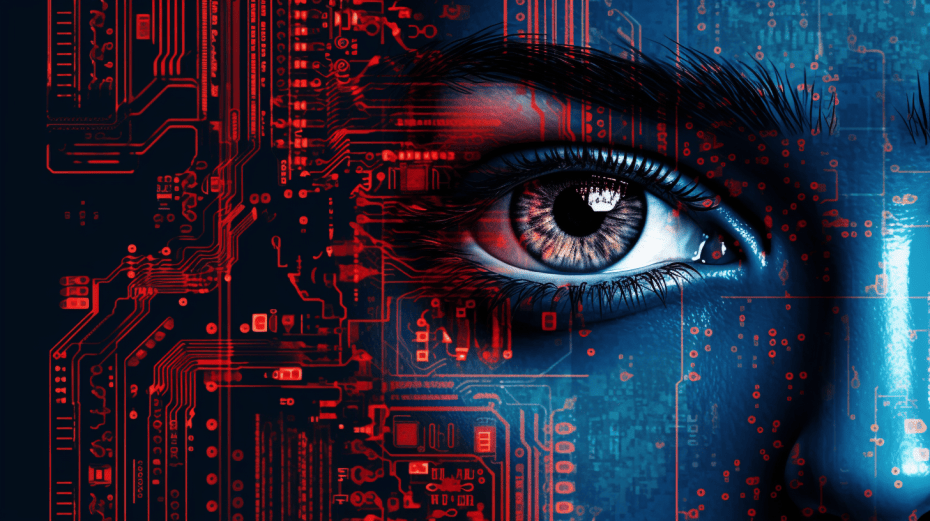
#> input picture MV_Course/images/MachineVision1.png, 930 x 521 px
$ jupyter execute T1_06_opencv.ipynb
#> lines starting #> are read from the running program, lines starting #| are printed output that depends on the picture; after the words box and inside, x2 and y2 are one past the last pixel; in counts of white or black regions, pixels touching at a corner belong together
# <div style="direction:rtl;text-align:right;font-family:B Lotus, B Nazanin, Tahoma">عملیات بیتی (Bitwise Operations) و نقاب‌گذاری تصویر (Masking)</div>

<div style="direction:rtl;text-align:right;font-family:Tahoma">

[cell 1]
import cv2
import numpy as np
import matplotlib.pyplot as plt

[cell 2]
circle = np.zeros((400,400),'uint8')
cv2.circle(circle ,(200,200),150,(255,255,255),-1)
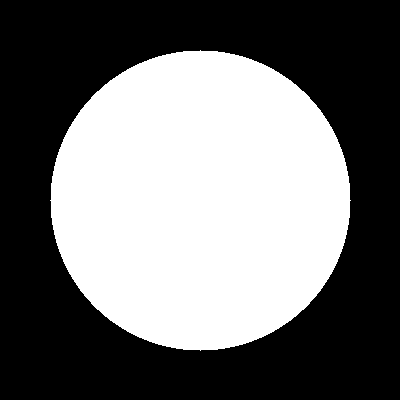
#> circle: shape (400, 400); 44.2% white; 1 white region, box (x1, y1, x2, y2) and area: (50, 50, 351, 351) 70681


rectangle = np.zeros((400,400),'uint8')
cv2.rectangle(rectangle ,(100,50),(300,350),(255,255,255),-1)
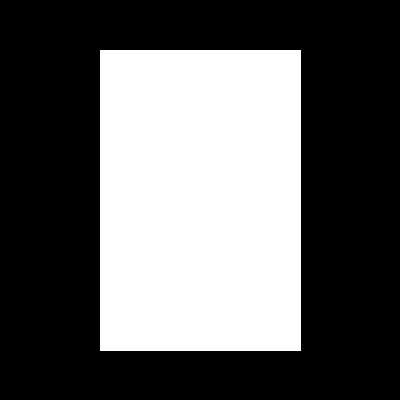
#> rectangle: shape (400, 400); 37.8% white; 1 white region, box (x1, y1, x2, y2) and area: (100, 50, 301, 351) 60501

plt.figure(figsize=[12,8])
plt.subplot(121);plt.imshow(rectangle ,cmap='gray');plt.title("Rectangle");
plt.subplot(122);plt.imshow(circle,cmap='gray');plt.title("Circle");
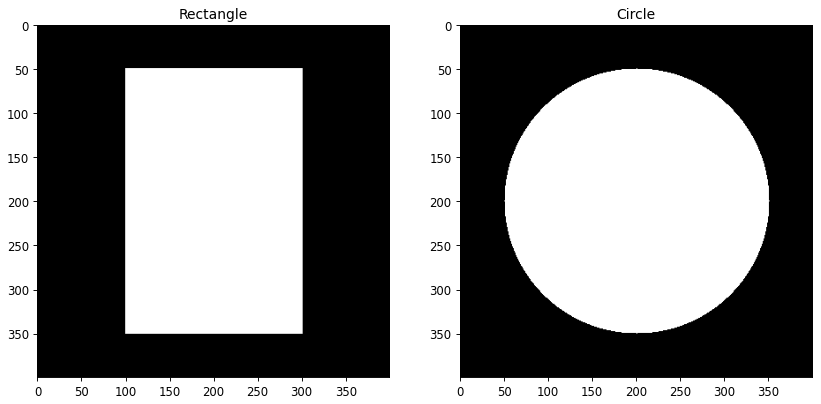
#> figure drawn by matplotlib, 2 panels

## <div style="direction:rtl;text-align:right;font-family:B Lotus, B Nazanin, Tahoma">عملیات بیتی تصویر در OpenCV</div>
<ul>
    <li>bitwise_and</li>
    <li>bitwise_or</li>
    <li>bitwise_xor</li>
    <li>bitwise_not</li>
</ul>

[cell 3]
# Shows only where they intersect
bitwise_and = cv2.bitwise_and( rectangle , circle )

# Shows where either rectangle or circle is
bitwise_or  = cv2.bitwise_or( rectangle , circle )

# Shows where either exist by itself
bitwise_xor = cv2.bitwise_xor( rectangle , circle )

# Shows everything that isn't part of the rectangle
bitwise_not = cv2.bitwise_not( rectangle )


#show
plt.figure(figsize=[12,6])
plt.subplot(242);plt.imshow(rectangle,cmap='gray');plt.title("Rectangle");
plt.subplot(243);plt.imshow(circle,cmap='gray');plt.title("Circle");
plt.subplot(245);plt.imshow(bitwise_and,cmap='gray');plt.title("And");
plt.subplot(246);plt.imshow(bitwise_or,cmap='gray');plt.title("Or");
plt.subplot(247);plt.imshow(bitwise_xor,cmap='gray');plt.title("Xor");
plt.subplot(248);plt.imshow(bitwise_not,cmap='gray');plt.title("not (Rectangle)");
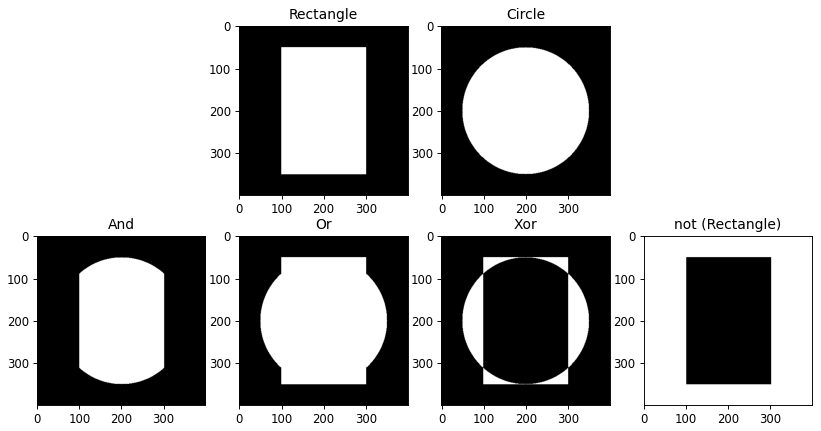
#> figure drawn by matplotlib, 6 panels

## <div style="direction:rtl;text-align:right;font-family:B Lotus, B Nazanin, Tahoma">مثال عملی با تصویر رنگی</div>

[cell 4]
import cv2
import numpy as np
import matplotlib.pyplot as plt

img = cv2.imread('./images/MachineVision1.png')
#> img is the input picture: shape (521, 930, 3); mean B, G, R 56.7, 38.6, 39
croped_img = img[ 0:500 ,300:800 ]
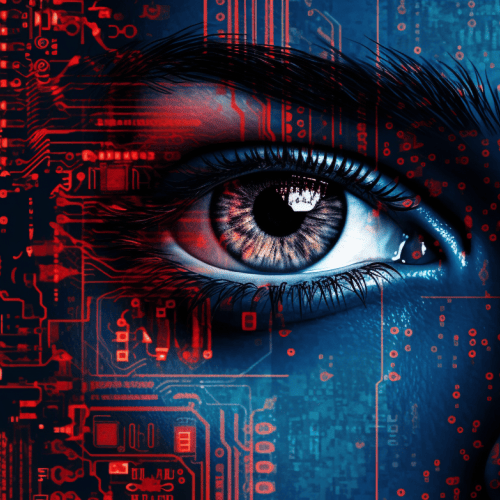
#> croped_img: shape (500, 500, 3); mean B, G, R 59.2, 40.2, 41.6

circle = np.zeros((500,500,3),'uint8')
cv2.circle(circle ,(250,250),250 ,(255,255,255),-1)
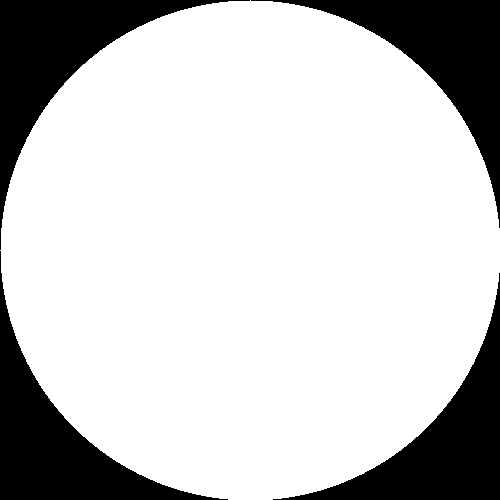
#> circle: shape (500, 500, 3); 78.5% white; 4 black regions, box (x1, y1, x2, y2) and area: (0, 0, 250, 250) 13670, (251, 0, 500, 228) 13420, (0, 251, 228, 500) 13420, (273, 273, 500, 500) 13171
out_put = cv2.bitwise_and(croped_img , circle)
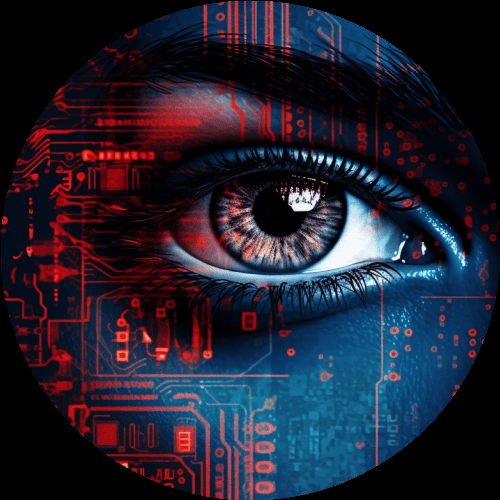
#> out_put: shape (500, 500, 3); mean B, G, R 48.1, 33.4, 33.9

plt.imshow(out_put[...,::-1]);plt.title("Bittwise_And");
